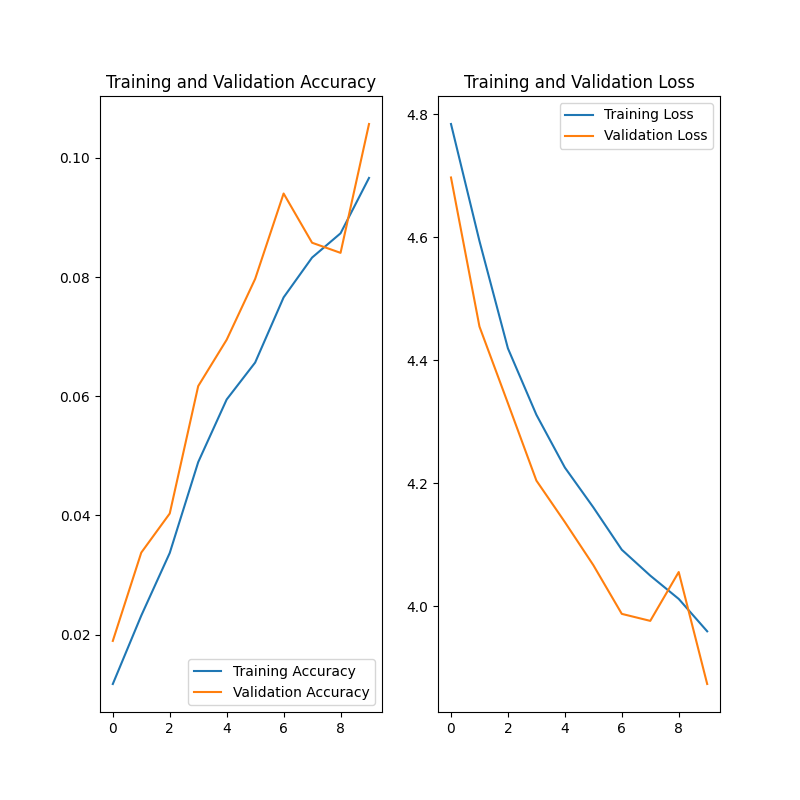

Source code (Python):
import os
import shutil

import matplotlib.pyplot as plt
import numpy as np
import tensorflow as tf

# ==========================================
# Download Dataset
# ==========================================
image_dataset_url = "http://vision.stanford.edu/aditya86/ImageNetDogs/images.tar"
images_dir = tf.keras.utils.get_file("Images",
                                     image_dataset_url,
                                     untar=True)
annotations_dataset_url = "http://vision.stanford.edu/aditya86/ImageNetDogs/annotation.tar"
annotations_dir = tf.keras.utils.get_file("Annotation",
                                          annotations_dataset_url,
                                          untar=True)

print("Images:", images_dir)
print("Annotation:", annotations_dir)

dataset_images_dir = images_dir

# ==========================================
# Load dataset into Tensorflow
# ==========================================
img_height = 300
img_width = 300
batch_size = 32

# Dataset for training
train_ds = tf.keras.preprocessing.image_dataset_from_directory(
    directory=dataset_images_dir,
    validation_split=0.2,
    subset="training",
    seed=6214,
    image_size=(img_height, img_width),
    batch_size=batch_size
)

# Dataset for validation
validation_ds = tf.keras.preprocessing.image_dataset_from_directory(
    directory=dataset_images_dir,
    validation_split=0.2,
    subset="validation",
    seed=9423,
    image_size=(img_height, img_width),
    batch_size=batch_size
)

# Print parsed dog breeds (classes)
class_names = train_ds.class_names
num_classes = len(class_names)
print("{} classes: {}".format(num_classes, class_names))

# Display some examples from the training dataset
plt.figure(figsize=(10, 10))
for images, labels in train_ds.take(1):
    for i in range(9):
        ax = plt.subplot(3, 3, i + 1)
        plt.imshow(images[i].numpy().astype("uint8"))
        plt.title(class_names[labels[i]])
        plt.axis("off")
plt.show()

# ==========================================
# Define model
# ==========================================
# Architecture example from https://www.tensorflow.org/tutorials/images/classification
model = tf.keras.Sequential([
    tf.keras.layers.experimental.preprocessing.Rescaling(1. / 255, input_shape=(img_height, img_width, 3)),
    tf.keras.layers.Conv2D(16, 3, padding='same', activation='relu'),
    tf.keras.layers.MaxPooling2D(),
    tf.keras.layers.Conv2D(32, 3, padding='same', activation='relu'),
    tf.keras.layers.MaxPooling2D(),
    tf.keras.layers.Conv2D(64, 3, padding='same', activation='relu'),
    tf.keras.layers.MaxPooling2D(),
    tf.keras.layers.Flatten(),
    tf.keras.layers.Dense(128, activation='relu'),
    tf.keras.layers.Dense(num_classes)
])

model.compile(optimizer='adam',
              loss=tf.keras.losses.SparseCategoricalCrossentropy(from_logits=True),
              metrics=['accuracy'])
model.summary()

# ==========================================
# Train model
# ==========================================
epochs = 10
history = model.fit(
    train_ds,
    validation_data=validation_ds,
    epochs=epochs
)

# ==========================================
# Visualize Training
# ==========================================
acc = history.history['accuracy']
val_acc = history.history['val_accuracy']

loss = history.history['loss']
val_loss = history.history['val_loss']

epochs_range = range(epochs)

plt.figure(figsize=(8, 8))
plt.subplot(1, 2, 1)
plt.plot(epochs_range, acc, label='Training Accuracy')
plt.plot(epochs_range, val_acc, label='Validation Accuracy')
plt.legend(loc='lower right')
plt.title('Training and Validation Accuracy')

plt.subplot(1, 2, 2)
plt.plot(epochs_range, loss, label='Training Loss')
plt.plot(epochs_range, val_loss, label='Validation Loss')
plt.legend(loc='upper right')
plt.title('Training and Validation Loss')
plt.show()

# ==========================================
# Test model against unknown image from the web
# ==========================================
test_url = "https://www.telegraph.co.uk/content/dam/science/2017/09/10/TELEMMGLPICT000107300056_trans_NvBQzQNjv4BqyuLFFzXshuGqnr8zPdDWXiTUh73-1IAIBaONvUINpkg.jpeg"
test_path = tf.keras.utils.get_file("test", origin=test_url)

img = tf.keras.preprocessing.image.load_img(test_path, target_size=(img_height, img_width))
img_array = tf.keras.preprocessing.image.img_to_array(img)
img_array = tf.expand_dims(img_array, 0)

predictions = model.predict(img_array)
score = tf.nn.softmax(predictions[0])

print(
    "This image most likely belongs to {} with a {:.2f} percent confidence."
        .format(class_names[np.argmax(score)], 100 * np.max(score))
)
